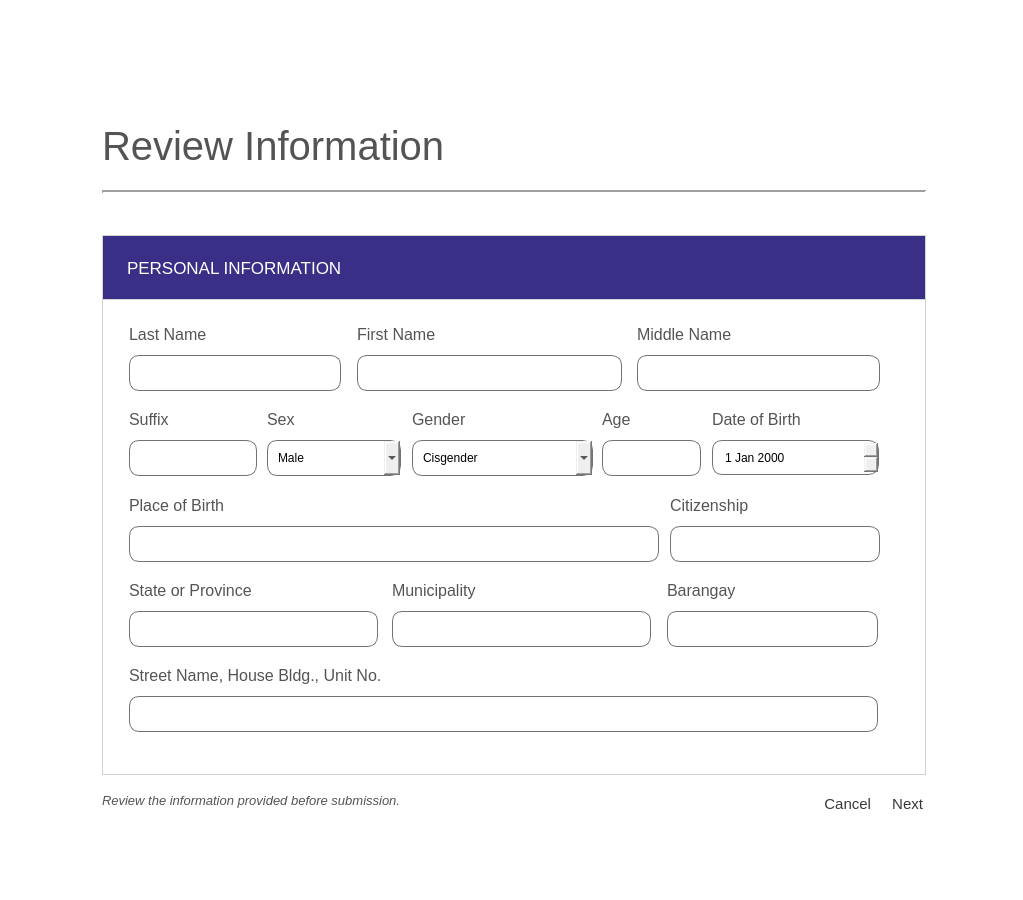
<?xml version="1.0" encoding="UTF-8"?>
<ui version="4.0">
 <class>Form</class>
 <widget class="QWidget" name="Form">
  <property name="geometry">
   <rect>
    <x>0</x>
    <y>0</y>
    <width>1023</width>
    <height>900</height>
   </rect>
  </property>
  <property name="windowTitle">
   <string>Form</string>
  </property>
  <widget class="QWidget" name="widget" native="true">
   <property name="geometry">
    <rect>
     <x>0</x>
     <y>0</y>
     <width>1023</width>
     <height>900</height>
    </rect>
   </property>
   <property name="styleSheet">
    <string notr="true">background-color: white;</string>
   </property>
   <widget class="QWidget" name="widget_2" native="true">
    <property name="geometry">
     <rect>
      <x>102</x>
      <y>235</y>
      <width>824</width>
      <height>540</height>
     </rect>
    </property>
    <property name="styleSheet">
     <string notr="true">border: 1px solid #d1d2d2;
background: none;</string>
    </property>
    <widget class="QLabel" name="label_20">
     <property name="geometry">
      <rect>
       <x>0</x>
       <y>0</y>
       <width>824</width>
       <height>65</height>
      </rect>
     </property>
     <property name="styleSheet">
      <string notr="true">font-family: 'Helvetica';
font-size: 13pt;
color: white;
padding-left: 20px;
background-color: #3a2f86;</string>
     </property>
     <property name="text">
      <string>PERSONAL INFORMATION</string>
     </property>
    </widget>
    <widget class="QDateEdit" name="dobdate">
     <property name="geometry">
      <rect>
       <x>610</x>
       <y>205</y>
       <width>167</width>
       <height>35</height>
      </rect>
     </property>
     <property name="styleSheet">
      <string notr="true">border: 1px solid #737373;
border-radius: 10px;
padding-left: 10px;
font-family: 'Poppins';
font-size: 9pt;</string>
     </property>
    </widget>
    <widget class="QLabel" name="label_36">
     <property name="geometry">
      <rect>
       <x>310</x>
       <y>174</y>
       <width>131</width>
       <height>21</height>
      </rect>
     </property>
     <property name="styleSheet">
      <string notr="true">font-family: 'Poppins';
font-size: 12pt;
color: #545454;
border: none;</string>
     </property>
     <property name="text">
      <string>Gender</string>
     </property>
    </widget>
    <widget class="QLabel" name="label_63">
     <property name="geometry">
      <rect>
       <x>27</x>
       <y>430</y>
       <width>441</width>
       <height>21</height>
      </rect>
     </property>
     <property name="styleSheet">
      <string notr="true">font-family: 'Poppins';
font-size: 12pt;
color: #545454;
border: none;</string>
     </property>
     <property name="text">
      <string>Street Name, House Bldg., Unit No.</string>
     </property>
    </widget>
    <widget class="QLineEdit" name="mname">
     <property name="geometry">
      <rect>
       <x>535</x>
       <y>120</y>
       <width>243</width>
       <height>36</height>
      </rect>
     </property>
     <property name="styleSheet">
      <string notr="true">border: 1px solid #737373;
border-radius: 10px;
padding-left: 10px;
font-family: 'Poppins';
font-size: 9pt;</string>
     </property>
    </widget>
    <widget class="QLineEdit" name="fname">
     <property name="geometry">
      <rect>
       <x>255</x>
       <y>120</y>
       <width>265</width>
       <height>36</height>
      </rect>
     </property>
     <property name="styleSheet">
      <string notr="true">border: 1px solid #737373;
border-radius: 10px;
padding-left: 10px;
font-family: 'Poppins';
font-size: 9pt;</string>
     </property>
    </widget>
    <widget class="QLabel" name="label_53">
     <property name="geometry">
      <rect>
       <x>27</x>
       <y>260</y>
       <width>331</width>
       <height>21</height>
      </rect>
     </property>
     <property name="styleSheet">
      <string notr="true">font-family: 'Poppins';
font-size: 12pt;
color: #545454;
border: none;</string>
     </property>
     <property name="text">
      <string>Place of Birth</string>
     </property>
    </widget>
    <widget class="QLabel" name="label_50">
     <property name="geometry">
      <rect>
       <x>290</x>
       <y>345</y>
       <width>251</width>
       <height>21</height>
      </rect>
     </property>
     <property name="styleSheet">
      <string notr="true">font-family: 'Poppins';
font-size: 12pt;
color: #545454;
border: none;</string>
     </property>
     <property name="text">
      <string>Municipality</string>
     </property>
    </widget>
    <widget class="QLabel" name="label_55">
     <property name="geometry">
      <rect>
       <x>27</x>
       <y>345</y>
       <width>251</width>
       <height>21</height>
      </rect>
     </property>
     <property name="styleSheet">
      <string notr="true">font-family: 'Poppins';
font-size: 12pt;
color: #545454;
border: none;</string>
     </property>
     <property name="text">
      <string>State or Province</string>
     </property>
    </widget>
    <widget class="QLineEdit" name="lname">
     <property name="geometry">
      <rect>
       <x>27</x>
       <y>120</y>
       <width>212</width>
       <height>36</height>
      </rect>
     </property>
     <property name="styleSheet">
      <string notr="true">border: 1px solid #737373;
border-radius: 10px;
padding-left: 10px;
font-family: 'Poppins';
font-size: 9pt;</string>
     </property>
    </widget>
    <widget class="QLineEdit" name="suffix">
     <property name="geometry">
      <rect>
       <x>27</x>
       <y>205</y>
       <width>128</width>
       <height>36</height>
      </rect>
     </property>
     <property name="styleSheet">
      <string notr="true">border: 1px solid #737373;
border-radius: 10px;
padding-left: 10px;
font-family: 'Poppins';
font-size: 9pt;</string>
     </property>
    </widget>
    <widget class="QLineEdit" name="province">
     <property name="geometry">
      <rect>
       <x>27</x>
       <y>376</y>
       <width>249</width>
       <height>36</height>
      </rect>
     </property>
     <property name="styleSheet">
      <string notr="true">border: 1px solid #737373;
border-radius: 10px;
padding-left: 10px;
font-family: 'Poppins';
font-size: 9pt;</string>
     </property>
    </widget>
    <widget class="QLabel" name="label_65">
     <property name="geometry">
      <rect>
       <x>255</x>
       <y>89</y>
       <width>151</width>
       <height>21</height>
      </rect>
     </property>
     <property name="styleSheet">
      <string notr="true">font-family: 'Poppins';
font-size: 12pt;
color: #545454;
border: none;</string>
     </property>
     <property name="text">
      <string>First Name</string>
     </property>
    </widget>
    <widget class="QLabel" name="label_64">
     <property name="geometry">
      <rect>
       <x>565</x>
       <y>345</y>
       <width>211</width>
       <height>21</height>
      </rect>
     </property>
     <property name="styleSheet">
      <string notr="true">font-family: 'Poppins';
font-size: 12pt;
color: #545454;
border: none;</string>
     </property>
     <property name="text">
      <string>Barangay</string>
     </property>
    </widget>
    <widget class="QLineEdit" name="birthplace">
     <property name="geometry">
      <rect>
       <x>27</x>
       <y>291</y>
       <width>530</width>
       <height>36</height>
      </rect>
     </property>
     <property name="styleSheet">
      <string notr="true">border: 1px solid #737373;
border-radius: 10px;
padding-left: 10px;
font-family: 'Poppins';
font-size: 9pt;</string>
     </property>
    </widget>
    <widget class="QLineEdit" name="citizenship">
     <property name="geometry">
      <rect>
       <x>568</x>
       <y>291</y>
       <width>210</width>
       <height>36</height>
      </rect>
     </property>
     <property name="styleSheet">
      <string notr="true">border: 1px solid #737373;
border-radius: 10px;
padding-left: 10px;
font-family: 'Poppins';
font-size: 9pt;</string>
     </property>
    </widget>
    <widget class="QLabel" name="label_51">
     <property name="geometry">
      <rect>
       <x>165</x>
       <y>174</y>
       <width>131</width>
       <height>21</height>
      </rect>
     </property>
     <property name="styleSheet">
      <string notr="true">font-family: 'Poppins';
font-size: 12pt;
color: #545454;
border: none;</string>
     </property>
     <property name="text">
      <string>Sex</string>
     </property>
    </widget>
    <widget class="QLabel" name="label_22">
     <property name="geometry">
      <rect>
       <x>27</x>
       <y>174</y>
       <width>131</width>
       <height>21</height>
      </rect>
     </property>
     <property name="styleSheet">
      <string notr="true">font-family: 'Poppins';
font-size: 12pt;
color: #545454;
border: none;</string>
     </property>
     <property name="text">
      <string>Suffix</string>
     </property>
    </widget>
    <widget class="QLineEdit" name="street">
     <property name="geometry">
      <rect>
       <x>27</x>
       <y>461</y>
       <width>749</width>
       <height>36</height>
      </rect>
     </property>
     <property name="styleSheet">
      <string notr="true">border: 1px solid #737373;
border-radius: 10px;
padding-left: 10px;
font-family: 'Poppins';
font-size: 9pt;</string>
     </property>
    </widget>
    <widget class="QLabel" name="label_23">
     <property name="geometry">
      <rect>
       <x>27</x>
       <y>89</y>
       <width>151</width>
       <height>21</height>
      </rect>
     </property>
     <property name="styleSheet">
      <string notr="true">font-family: 'Poppins';
font-size: 12pt;
color: #545454;
border: none;</string>
     </property>
     <property name="text">
      <string>Last Name</string>
     </property>
    </widget>
    <widget class="QLineEdit" name="barangay">
     <property name="geometry">
      <rect>
       <x>565</x>
       <y>376</y>
       <width>211</width>
       <height>36</height>
      </rect>
     </property>
     <property name="styleSheet">
      <string notr="true">border: 1px solid #737373;
border-radius: 10px;
padding-left: 10px;
font-family: 'Poppins';
font-size: 9pt;</string>
     </property>
    </widget>
    <widget class="QLineEdit" name="age">
     <property name="geometry">
      <rect>
       <x>500</x>
       <y>205</y>
       <width>99</width>
       <height>36</height>
      </rect>
     </property>
     <property name="styleSheet">
      <string notr="true">border: 1px solid #737373;
border-radius: 10px;
padding-left: 10px;
font-family: 'Poppins';
font-size: 9pt;</string>
     </property>
    </widget>
    <widget class="QLabel" name="label_52">
     <property name="geometry">
      <rect>
       <x>568</x>
       <y>260</y>
       <width>181</width>
       <height>21</height>
      </rect>
     </property>
     <property name="styleSheet">
      <string notr="true">font-family: 'Poppins';
font-size: 12pt;
color: #545454;
border: none;</string>
     </property>
     <property name="text">
      <string>Citizenship</string>
     </property>
    </widget>
    <widget class="QLabel" name="label_21">
     <property name="geometry">
      <rect>
       <x>535</x>
       <y>89</y>
       <width>151</width>
       <height>21</height>
      </rect>
     </property>
     <property name="styleSheet">
      <string notr="true">font-family: 'Poppins';
font-size: 12pt;
color: #545454;
border: none;</string>
     </property>
     <property name="text">
      <string>Middle Name</string>
     </property>
    </widget>
    <widget class="QLabel" name="label_54">
     <property name="geometry">
      <rect>
       <x>610</x>
       <y>174</y>
       <width>151</width>
       <height>21</height>
      </rect>
     </property>
     <property name="styleSheet">
      <string notr="true">font-family: 'Poppins';
font-size: 12pt;
color: #545454;
border: none;</string>
     </property>
     <property name="text">
      <string>Date of Birth</string>
     </property>
    </widget>
    <widget class="QComboBox" name="gendercombo">
     <property name="geometry">
      <rect>
       <x>310</x>
       <y>205</y>
       <width>181</width>
       <height>36</height>
      </rect>
     </property>
     <property name="styleSheet">
      <string notr="true">border: 1px solid #737373;
border-radius: 10px;
padding-left: 10px;
font-family: 'Poppins';
font-size: 9pt;</string>
     </property>
     <item>
      <property name="text">
       <string>Cisgender</string>
      </property>
     </item>
    </widget>
    <widget class="QComboBox" name="sexcombo">
     <property name="geometry">
      <rect>
       <x>165</x>
       <y>205</y>
       <width>134</width>
       <height>36</height>
      </rect>
     </property>
     <property name="styleSheet">
      <string notr="true">border: 1px solid #737373;
border-radius: 10px;
padding-left: 10px;
font-family: 'Poppins';
font-size: 9pt;</string>
     </property>
     <item>
      <property name="text">
       <string>Male</string>
      </property>
     </item>
     <item>
      <property name="text">
       <string>Female</string>
      </property>
     </item>
    </widget>
    <widget class="QLineEdit" name="municipality">
     <property name="geometry">
      <rect>
       <x>290</x>
       <y>376</y>
       <width>259</width>
       <height>36</height>
      </rect>
     </property>
     <property name="styleSheet">
      <string notr="true">border: 1px solid #737373;
border-radius: 10px;
padding-left: 10px;
font-family: 'Poppins';
font-size: 9pt;</string>
     </property>
    </widget>
    <widget class="QLabel" name="label_37">
     <property name="geometry">
      <rect>
       <x>500</x>
       <y>174</y>
       <width>101</width>
       <height>21</height>
      </rect>
     </property>
     <property name="styleSheet">
      <string notr="true">font-family: 'Poppins';
font-size: 12pt;
color: #545454;
border: none;</string>
     </property>
     <property name="text">
      <string>Age</string>
     </property>
    </widget>
   </widget>
   <widget class="QLabel" name="label_62">
    <property name="geometry">
     <rect>
      <x>102</x>
      <y>790</y>
      <width>551</width>
      <height>21</height>
     </rect>
    </property>
    <property name="styleSheet">
     <string notr="true">font-family: 'Helvetica';
font-size: 10pt;
color: #545454;
font-style: italic;</string>
    </property>
    <property name="text">
     <string>Review the information provided before submission.</string>
    </property>
   </widget>
   <widget class="QPushButton" name="next_button">
    <property name="geometry">
     <rect>
      <x>882</x>
      <y>790</y>
      <width>41</width>
      <height>28</height>
     </rect>
    </property>
    <property name="styleSheet">
     <string notr="true">QPushButton {
background: none;
border: none;
font-family: 'Helvetica';
font-size: 11pt;
color: #383838;
text-align: right;
}

QPushButton:hover {
text-decoration: underline;
}
</string>
    </property>
    <property name="text">
     <string>Next</string>
    </property>
   </widget>
   <widget class="QPushButton" name="cancel_btn">
    <property name="geometry">
     <rect>
      <x>760</x>
      <y>790</y>
      <width>111</width>
      <height>28</height>
     </rect>
    </property>
    <property name="styleSheet">
     <string notr="true">QPushButton {
background: none;
border: none;
font-family: 'Helvetica';
font-size: 11pt;
color: #383838;
text-align: right;
}

QPushButton:hover {
text-decoration: underline;
}
</string>
    </property>
    <property name="text">
     <string>Cancel</string>
    </property>
   </widget>
  </widget>
  <widget class="Line" name="line_4">
   <property name="geometry">
    <rect>
     <x>102</x>
     <y>182</y>
     <width>824</width>
     <height>20</height>
    </rect>
   </property>
   <property name="lineWidth">
    <number>2</number>
   </property>
   <property name="orientation">
    <enum>Qt::Horizontal</enum>
   </property>
  </widget>
  <widget class="QLabel" name="label_16">
   <property name="geometry">
    <rect>
     <x>102</x>
     <y>115</y>
     <width>541</width>
     <height>61</height>
    </rect>
   </property>
   <property name="styleSheet">
    <string notr="true">background-color: none;
font-family: 'Helvetica';
font-size: 30pt;
color: #545454;</string>
   </property>
   <property name="text">
    <string>Review Information</string>
   </property>
  </widget>
 </widget>
 <resources/>
 <connections/>
</ui>
